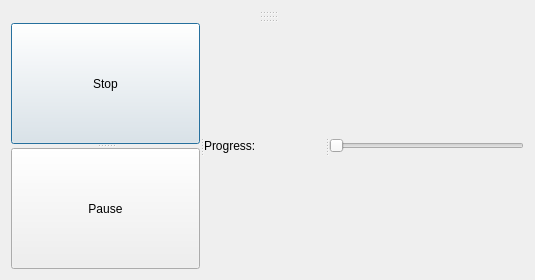
<?xml version="1.0" encoding="UTF-8"?>
<ui version="4.0">
 <class>visuterna_dialog</class>
 <widget class="QDialog" name="visuterna_dialog">
  <property name="geometry">
   <rect>
    <x>0</x>
    <y>0</y>
    <width>535</width>
    <height>280</height>
   </rect>
  </property>
  <property name="windowTitle">
   <string>Visuterna</string>
  </property>
  <layout class="QGridLayout" name="gridLayout">
   <item row="0" column="0">
    <widget class="QSplitter" name="splitter_4">
     <property name="orientation">
      <enum>Qt::Vertical</enum>
     </property>
     <widget class="QWidget" name="horizontalLayoutWidget">
      <layout class="QHBoxLayout" name="lane_group"/>
     </widget>
     <widget class="QWidget" name="horizontalLayoutWidget_2">
      <layout class="QHBoxLayout" name="nps_group"/>
     </widget>
     <widget class="QWidget" name="horizontalLayoutWidget_3">
      <layout class="QHBoxLayout" name="dial_group"/>
     </widget>
     <widget class="QWidget" name="control_group" native="true">
      <layout class="QVBoxLayout" name="verticalLayout">
       <item>
        <widget class="QSplitter" name="splitter_3">
         <property name="orientation">
          <enum>Qt::Horizontal</enum>
         </property>
         <widget class="QSplitter" name="splitter">
          <property name="orientation">
           <enum>Qt::Vertical</enum>
          </property>
          <widget class="QPushButton" name="stop_btn">
           <property name="text">
            <string>Stop</string>
           </property>
          </widget>
          <widget class="QPushButton" name="pause_btn">
           <property name="text">
            <string>Pause</string>
           </property>
          </widget>
         </widget>
         <widget class="QSplitter" name="splitter_2">
          <property name="orientation">
           <enum>Qt::Horizontal</enum>
          </property>
          <widget class="QLabel" name="progress_label">
           <property name="text">
            <string>Progress:</string>
           </property>
          </widget>
          <widget class="QSlider" name="progress_slider">
           <property name="maximum">
            <number>0</number>
           </property>
           <property name="singleStep">
            <number>4410</number>
           </property>
           <property name="pageStep">
            <number>44100</number>
           </property>
           <property name="orientation">
            <enum>Qt::Horizontal</enum>
           </property>
          </widget>
         </widget>
        </widget>
       </item>
      </layout>
     </widget>
    </widget>
   </item>
  </layout>
 </widget>
 <resources/>
 <connections/>
</ui>
